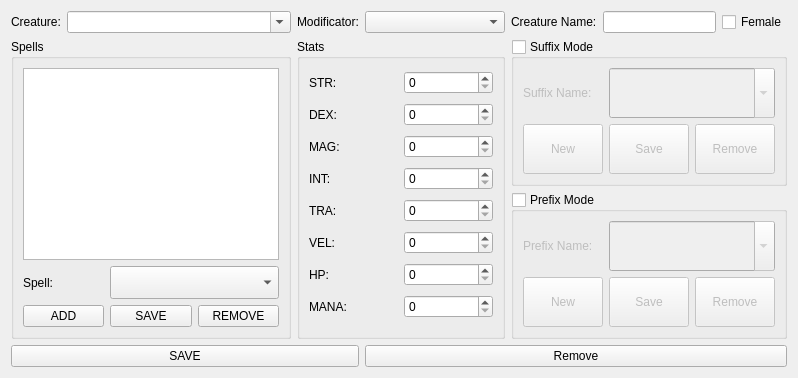
     <widget class="QWidget" name="tab_6">
      <attribute name="title">
       <string>Creatures</string>
      </attribute>
      <layout class="QGridLayout" name="gridLayout_10">
       <item row="2" column="0" rowspan="2" colspan="2">
        <widget class="QGroupBox" name="groupBox_9">
         <property name="title">
          <string>Spells</string>
         </property>
         <layout class="QGridLayout" name="gridLayout_12">
          <item row="3" column="0">
           <widget class="QPushButton" name="creature_spell_add">
            <property name="sizePolicy">
             <sizepolicy hsizetype="Minimum" vsizetype="Preferred">
              <horstretch>0</horstretch>
              <verstretch>0</verstretch>
             </sizepolicy>
            </property>
            <property name="text">
             <string>ADD</string>
            </property>
            <property name="icon">
             <iconset resource="main.qrc">
              <normaloff>:/assets/create.png</normaloff>:/assets/create.png</iconset>
            </property>
            <property name="iconSize">
             <size>
              <width>48</width>
              <height>48</height>
             </size>
            </property>
           </widget>
          </item>
          <item row="1" column="0">
           <widget class="QLabel" name="label_36">
            <property name="text">
             <string>Spell:</string>
            </property>
           </widget>
          </item>
          <item row="3" column="1">
           <widget class="QPushButton" name="creature_spell_save">
            <property name="sizePolicy">
             <sizepolicy hsizetype="Minimum" vsizetype="Expanding">
              <horstretch>0</horstretch>
              <verstretch>0</verstretch>
             </sizepolicy>
            </property>
            <property name="text">
             <string>SAVE</string>
            </property>
            <property name="icon">
             <iconset resource="main.qrc">
              <normaloff>:/assets/save.png</normaloff>:/assets/save.png</iconset>
            </property>
            <property name="iconSize">
             <size>
              <width>48</width>
              <height>48</height>
             </size>
            </property>
           </widget>
          </item>
          <item row="3" column="2">
           <widget class="QPushButton" name="creature_spell_remove">
            <property name="sizePolicy">
             <sizepolicy hsizetype="Minimum" vsizetype="Expanding">
              <horstretch>0</horstretch>
              <verstretch>0</verstretch>
             </sizepolicy>
            </property>
            <property name="text">
             <string>REMOVE</string>
            </property>
            <property name="icon">
             <iconset resource="main.qrc">
              <normaloff>:/assets/delete.ico</normaloff>:/assets/delete.ico</iconset>
            </property>
            <property name="iconSize">
             <size>
              <width>48</width>
              <height>48</height>
             </size>
            </property>
           </widget>
          </item>
          <item row="0" column="0" colspan="3">
           <widget class="QListWidget" name="creature_spell_list"/>
          </item>
          <item row="1" column="1" colspan="2">
           <widget class="QComboBox" name="creature_spell_combobox">
            <property name="sizePolicy">
             <sizepolicy hsizetype="Preferred" vsizetype="Expanding">
              <horstretch>0</horstretch>
              <verstretch>0</verstretch>
             </sizepolicy>
            </property>
            <property name="font">
             <font>
              <pointsize>16</pointsize>
             </font>
            </property>
           </widget>
          </item>
         </layout>
        </widget>
       </item>
       <item row="0" column="4">
        <widget class="QLabel" name="label_47">
         <property name="frameShadow">
          <enum>QFrame::Raised</enum>
         </property>
         <property name="lineWidth">
          <number>2</number>
         </property>
         <property name="text">
          <string>Creature Name:</string>
         </property>
        </widget>
       </item>
       <item row="0" column="1">
        <widget class="QComboBox" name="creatures_combobox">
         <property name="sizePolicy">
          <sizepolicy hsizetype="Expanding" vsizetype="Fixed">
           <horstretch>0</horstretch>
           <verstretch>0</verstretch>
          </sizepolicy>
         </property>
         <property name="editable">
          <bool>true</bool>
         </property>
        </widget>
       </item>
       <item row="0" column="0">
        <widget class="QLabel" name="label_34">
         <property name="sizePolicy">
          <sizepolicy hsizetype="Minimum" vsizetype="Preferred">
           <horstretch>0</horstretch>
           <verstretch>0</verstretch>
          </sizepolicy>
         </property>
         <property name="text">
          <string>Creature:</string>
         </property>
        </widget>
       </item>
       <item row="0" column="5">
        <widget class="QLineEdit" name="creature_name">
         <property name="sizePolicy">
          <sizepolicy hsizetype="Expanding" vsizetype="Fixed">
           <horstretch>0</horstretch>
           <verstretch>0</verstretch>
          </sizepolicy>
         </property>
        </widget>
       </item>
       <item row="0" column="2">
        <widget class="QLabel" name="label_35">
         <property name="text">
          <string>Modificator:</string>
         </property>
        </widget>
       </item>
       <item row="2" column="2" rowspan="2" colspan="2">
        <widget class="QGroupBox" name="groupBox_10">
         <property name="sizePolicy">
          <sizepolicy hsizetype="Preferred" vsizetype="Preferred">
           <horstretch>0</horstretch>
           <verstretch>0</verstretch>
          </sizepolicy>
         </property>
         <property name="title">
          <string>Stats</string>
         </property>
         <layout class="QGridLayout" name="gridLayout_13">
          <item row="6" column="0">
           <widget class="QLabel" name="label_43">
            <property name="text">
             <string>HP:</string>
            </property>
           </widget>
          </item>
          <item row="5" column="0">
           <widget class="QLabel" name="label_42">
            <property name="text">
             <string>VEL:</string>
            </property>
           </widget>
          </item>
          <item row="5" column="1">
           <widget class="QSpinBox" name="creature_stats_vel"/>
          </item>
          <item row="6" column="1">
           <widget class="QSpinBox" name="creature_stats_hp"/>
          </item>
          <item row="0" column="0">
           <widget class="QLabel" name="label_37">
            <property name="text">
             <string>STR:</string>
            </property>
           </widget>
          </item>
          <item row="0" column="1">
           <widget class="QSpinBox" name="creature_stats_str"/>
          </item>
          <item row="1" column="0">
           <widget class="QLabel" name="label_38">
            <property name="text">
             <string>DEX:</string>
            </property>
           </widget>
          </item>
          <item row="1" column="1">
           <widget class="QSpinBox" name="creature_stats_dex"/>
          </item>
          <item row="2" column="0">
           <widget class="QLabel" name="label_39">
            <property name="text">
             <string>MAG:</string>
            </property>
           </widget>
          </item>
          <item row="2" column="1">
           <widget class="QSpinBox" name="creature_stats_mag"/>
          </item>
          <item row="3" column="0">
           <widget class="QLabel" name="label_40">
            <property name="text">
             <string>INT:</string>
            </property>
           </widget>
          </item>
          <item row="3" column="1">
           <widget class="QSpinBox" name="creature_stats_int"/>
          </item>
          <item row="4" column="0">
           <widget class="QLabel" name="label_41">
            <property name="text">
             <string>TRA:</string>
            </property>
           </widget>
          </item>
          <item row="4" column="1">
           <widget class="QSpinBox" name="creature_stats_tra"/>
          </item>
          <item row="7" column="0">
           <widget class="QLabel" name="label_44">
            <property name="text">
             <string>MANA:</string>
            </property>
           </widget>
          </item>
          <item row="7" column="1">
           <widget class="QSpinBox" name="creature_stats_mana"/>
          </item>
         </layout>
        </widget>
       </item>
       <item row="0" column="3">
        <widget class="QComboBox" name="creature_mod">
         <property name="sizePolicy">
          <sizepolicy hsizetype="Preferred" vsizetype="Fixed">
           <horstretch>0</horstretch>
           <verstretch>0</verstretch>
          </sizepolicy>
         </property>
         <property name="minimumSize">
          <size>
           <width>140</width>
           <height>0</height>
          </size>
         </property>
        </widget>
       </item>
       <item row="0" column="6">
        <widget class="QCheckBox" name="creature_gender">
         <property name="text">
          <string>Female</string>
         </property>
        </widget>
       </item>
       <item row="2" column="4" colspan="3">
        <widget class="QGroupBox" name="groupBox_11">
         <property name="sizePolicy">
          <sizepolicy hsizetype="Preferred" vsizetype="Expanding">
           <horstretch>0</horstretch>
           <verstretch>0</verstretch>
          </sizepolicy>
         </property>
         <property name="title">
          <string>Suffix Mode</string>
         </property>
         <property name="checkable">
          <bool>true</bool>
         </property>
         <property name="checked">
          <bool>false</bool>
         </property>
         <layout class="QGridLayout" name="gridLayout_14">
          <item row="0" column="0">
           <widget class="QLabel" name="label_45">
            <property name="text">
             <string>Suffix Name: </string>
            </property>
           </widget>
          </item>
          <item row="1" column="0">
           <widget class="QPushButton" name="creature_suffix_new">
            <property name="sizePolicy">
             <sizepolicy hsizetype="Minimum" vsizetype="Preferred">
              <horstretch>0</horstretch>
              <verstretch>0</verstretch>
             </sizepolicy>
            </property>
            <property name="text">
             <string>New</string>
            </property>
            <property name="icon">
             <iconset resource="main.qrc">
              <normaloff>:/assets/create.png</normaloff>:/assets/create.png</iconset>
            </property>
            <property name="iconSize">
             <size>
              <width>48</width>
              <height>48</height>
             </size>
            </property>
           </widget>
          </item>
          <item row="1" column="1">
           <widget class="QPushButton" name="creature_suffix_save">
            <property name="sizePolicy">
             <sizepolicy hsizetype="Minimum" vsizetype="Preferred">
              <horstretch>0</horstretch>
              <verstretch>0</verstretch>
             </sizepolicy>
            </property>
            <property name="text">
             <string>Save</string>
            </property>
            <property name="icon">
             <iconset resource="main.qrc">
              <normaloff>:/assets/save.png</normaloff>:/assets/save.png</iconset>
            </property>
            <property name="iconSize">
             <size>
              <width>48</width>
              <height>48</height>
             </size>
            </property>
           </widget>
          </item>
          <item row="1" column="2">
           <widget class="QPushButton" name="creature_suffix_remove">
            <property name="sizePolicy">
             <sizepolicy hsizetype="Minimum" vsizetype="Preferred">
              <horstretch>0</horstretch>
              <verstretch>0</verstretch>
             </sizepolicy>
            </property>
            <property name="text">
             <string>Remove</string>
            </property>
            <property name="icon">
             <iconset resource="main.qrc">
              <normaloff>:/assets/delete.ico</normaloff>:/assets/delete.ico</iconset>
            </property>
            <property name="iconSize">
             <size>
              <width>48</width>
              <height>48</height>
             </size>
            </property>
           </widget>
          </item>
          <item row="0" column="1" colspan="2">
           <widget class="QComboBox" name="creature_suffixes">
            <property name="sizePolicy">
             <sizepolicy hsizetype="Preferred" vsizetype="Preferred">
              <horstretch>0</horstretch>
              <verstretch>0</verstretch>
             </sizepolicy>
            </property>
            <property name="font">
             <font>
              <pointsize>16</pointsize>
             </font>
            </property>
            <property name="editable">
             <bool>true</bool>
            </property>
           </widget>
          </item>
         </layout>
        </widget>
       </item>
       <item row="3" column="4" colspan="3">
        <widget class="QGroupBox" name="groupBox_12">
         <property name="sizePolicy">
          <sizepolicy hsizetype="Preferred" vsizetype="Expanding">
           <horstretch>0</horstretch>
           <verstretch>0</verstretch>
          </sizepolicy>
         </property>
         <property name="title">
          <string>Prefix Mode</string>
         </property>
         <property name="checkable">
          <bool>true</bool>
         </property>
         <property name="checked">
          <bool>false</bool>
         </property>
         <layout class="QGridLayout" name="gridLayout_15">
          <item row="1" column="1">
           <widget class="QPushButton" name="creature_prefix_save">
            <property name="sizePolicy">
             <sizepolicy hsizetype="Minimum" vsizetype="Preferred">
              <horstretch>0</horstretch>
              <verstretch>0</verstretch>
             </sizepolicy>
            </property>
            <property name="text">
             <string>Save</string>
            </property>
            <property name="icon">
             <iconset resource="main.qrc">
              <normaloff>:/assets/save.png</normaloff>:/assets/save.png</iconset>
            </property>
            <property name="iconSize">
             <size>
              <width>48</width>
              <height>48</height>
             </size>
            </property>
           </widget>
          </item>
          <item row="1" column="0">
           <widget class="QPushButton" name="creature_prefix_new">
            <property name="sizePolicy">
             <sizepolicy hsizetype="Minimum" vsizetype="Preferred">
              <horstretch>0</horstretch>
              <verstretch>0</verstretch>
             </sizepolicy>
            </property>
            <property name="text">
             <string>New</string>
            </property>
            <property name="icon">
             <iconset resource="main.qrc">
              <normaloff>:/assets/create.png</normaloff>:/assets/create.png</iconset>
            </property>
            <property name="iconSize">
             <size>
              <width>48</width>
              <height>48</height>
             </size>
            </property>
           </widget>
          </item>
          <item row="0" column="0">
           <widget class="QLabel" name="label_46">
            <property name="text">
             <string>Prefix Name:</string>
            </property>
           </widget>
          </item>
          <item row="1" column="2">
           <widget class="QPushButton" name="creature_prefix_remove">
            <property name="sizePolicy">
             <sizepolicy hsizetype="Minimum" vsizetype="Preferred">
              <horstretch>0</horstretch>
              <verstretch>0</verstretch>
             </sizepolicy>
            </property>
            <property name="text">
             <string>Remove</string>
            </property>
            <property name="icon">
             <iconset resource="main.qrc">
              <normaloff>:/assets/delete.ico</normaloff>:/assets/delete.ico</iconset>
            </property>
            <property name="iconSize">
             <size>
              <width>48</width>
              <height>48</height>
             </size>
            </property>
           </widget>
          </item>
          <item row="0" column="1" colspan="2">
           <widget class="QComboBox" name="creature_prefixes">
            <property name="sizePolicy">
             <sizepolicy hsizetype="Preferred" vsizetype="Preferred">
              <horstretch>0</horstretch>
              <verstretch>0</verstretch>
             </sizepolicy>
            </property>
            <property name="font">
             <font>
              <pointsize>16</pointsize>
             </font>
            </property>
            <property name="editable">
             <bool>true</bool>
            </property>
           </widget>
          </item>
         </layout>
        </widget>
       </item>
       <item row="4" column="3" colspan="4">
        <widget class="QPushButton" name="creature_remove">
         <property name="sizePolicy">
          <sizepolicy hsizetype="Minimum" vsizetype="Expanding">
           <horstretch>0</horstretch>
           <verstretch>0</verstretch>
          </sizepolicy>
         </property>
         <property name="text">
          <string>Remove</string>
         </property>
         <property name="icon">
          <iconset resource="main.qrc">
           <normaloff>:/assets/delete.ico</normaloff>:/assets/delete.ico</iconset>
         </property>
         <property name="iconSize">
          <size>
           <width>48</width>
           <height>48</height>
          </size>
         </property>
        </widget>
       </item>
       <item row="4" column="0" colspan="3">
        <widget class="QPushButton" name="creature_save">
         <property name="sizePolicy">
          <sizepolicy hsizetype="Expanding" vsizetype="Expanding">
           <horstretch>0</horstretch>
           <verstretch>0</verstretch>
          </sizepolicy>
         </property>
         <property name="text">
          <string>SAVE</string>
         </property>
         <property name="icon">
          <iconset resource="main.qrc">
           <normaloff>:/assets/save.png</normaloff>:/assets/save.png</iconset>
         </property>
         <property name="iconSize">
          <size>
           <width>48</width>
           <height>48</height>
          </size>
         </property>
        </widget>
       </item>
      </layout>
     </widget>
